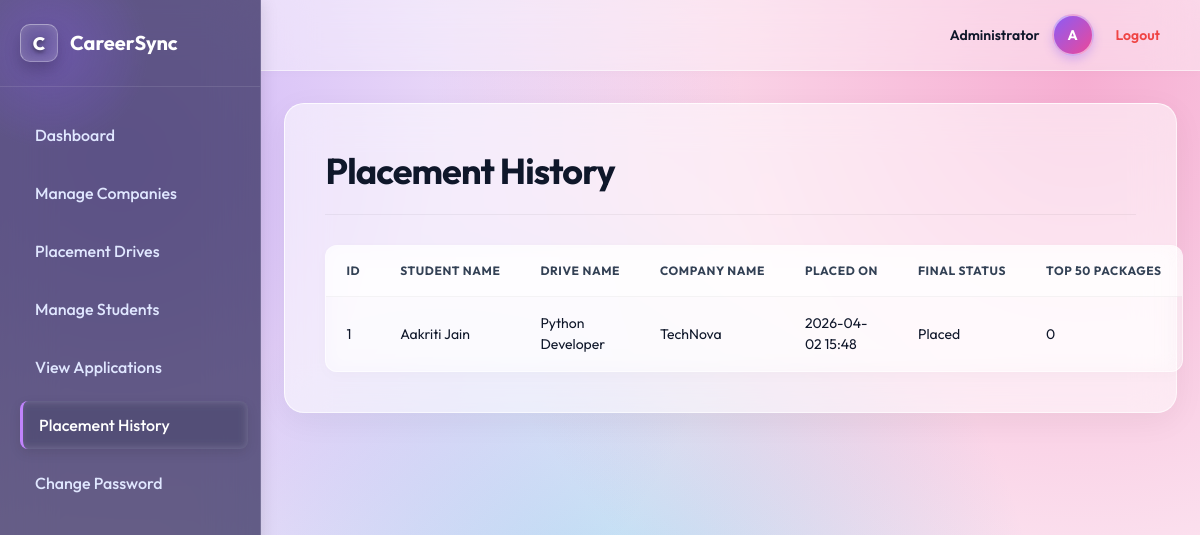
Before: /admin/placements (signed in) with the older database file.
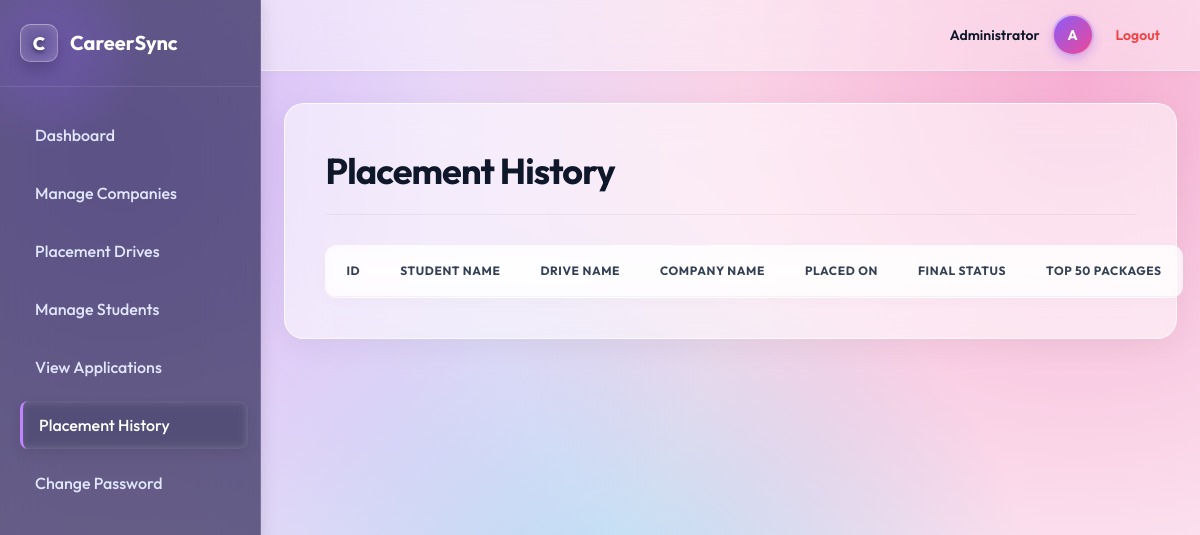
After: the same page with the newer database file.
### models.py (models this page shows)
class Placement(db.Model):
    id = db.Column(db.Integer, primary_key = True)
    student_id = db.Column(db.Integer, db.ForeignKey('student.id'), nullable = False)
    drive_id = db.Column(db.Integer, db.ForeignKey('placement_drive.id'), nullable = False)
    company_id = db.Column(db.Integer, db.ForeignKey('company.id'), nullable=False)
    placed_on = db.Column(db.DateTime, default = datetime.now(UTC))
    final_status = db.Column(db.String(50), default = "Pending")
    top_50_packages = db.Column(db.Integer, nullable = False)
    drive = db.relationship('PlacementDrive')
    company = db.relationship('Company')

class Student(db.Model):
    id = db.Column(db.Integer, primary_key = True)
    full_name = db.Column(db.String(100), nullable = False)
    email = db.Column(db.String(100), nullable = False, unique = True)
    pass_hash = db.Column(db.String(100), nullable = False )
    phone_number = db.Column(db.Integer, nullable = False)
    degree = db.Column(db.String(100), nullable = False)
    branch = db.Column(db.String(100), nullable = False)
    cgpa = db.Column(db.Float, nullable = False)
    skills = db.Column(db.String(100), nullable = False)
    resume_filename = db.Column(db.String(100), nullable = False)
    is_active = db.Column(db.Boolean, default = True)
    internship_experience = db.Column(db.String(100))
    co_curricular_achievements = db.Column(db.String(100))
    created_at = db.Column(db.DateTime, default = datetime.now(UTC))
    applications = db.relationship('Application', backref = 'student', lazy = True)
    placements = db.relationship('Placement', backref = 'student', lazy = True)

class PlacementDrive(db.Model):
    id = db.Column(db.Integer, primary_key = True)
    company_id = db.Column(db.Integer, db.ForeignKey('company.id'), nullable=False)
    job_title = db.Column(db.String(100), nullable = False)
    job_description = db.Column(db.Text, nullable = False)
    skills_required = db.Column(db.String(100), nullable = False)
    package_range = db.Column(db.String(100))
    location = db.Column(db.String(100), nullable = False)
    application_deadline = db.Column(db.DateTime, nullable = False)
    status = db.Column(db.String(50), default = "Pending")
    created_at = db.Column(db.DateTime, default = datetime.now(UTC))
    applications = db.relationship('Application', backref = 'drive', lazy = True)
    eligibility_criteria = db.Column(db.String(100), nullable = False)

class Company(db.Model):
    id = db.Column(db.Integer, primary_key = True)
    company_name = db.Column(db.String(100), nullable = False)
    email = db.Column(db.String(100), nullable = False, unique = True)
    pass_hash = db.Column(db.String(100), nullable = False )
    hr_contact = db.Column(db.Integer, nullable = False)
    website = db.Column(db.String(100), nullable = False)
    domain = db.Column(db.String(100), nullable = False)
    description = db.Column(db.Text, nullable = False)
    approval_status = db.Column(db.String(50), default = "Pending")
    is_active = db.Column(db.Boolean, default = True)
    created_at = db.Column(db.DateTime, default = datetime.now(UTC))
    type_of_employment = db.Column(db.String(100))
    drives = db.relationship('PlacementDrive', backref = 'company', lazy = True)

### app.py (the view)
@app.route("/admin/placements")
def admin_placements():
    if not admin_logged_in():
        flash("Unauthorized access.")
        return redirect(url_for("login"))
    placements = Placement.query.all()
    return render_template("admin_placements.html", placements = placements)

### app.py (called while the page is built)
def admin_logged_in():
    return "user_id" in session and session.get("role") =="admin"

### templates/admin_placements.html (shortened to what this page needs)
{% extends "base.html" %}
{% block content %}
<h1>Placement History</h1>
<table>
    <tr>
        <th>ID</th>
        <th>Student Name</th>
        <th>Drive Name</th>
        <th>Company Name</th>
        <th>Placed On</th>
        <th>Final Status</th>
        <th>Top 50 Packages</th>
    </tr>
    {% for placement in placements %}
    <tr>
        <td>{{ placement.id }}</td>
        <td>{{ placement.student.full_name }}</td>
        <td>{{ placement.drive.job_title }}</td>
        <td>{{ placement.company.company_name }}</td>
        <td>{{ placement.placed_on.strftime('%Y-%m-%d %H:%M') if placement.placed_on else '' }}</td>
        <td>{{ placement.final_status }}</td>
        <td>{{ placement.top_50_packages }}</td>
    </tr>
    {% endfor %}
</table>
{% endblock %}

Changed rows visible on the page:
removed Placement: id "1", student.full_name "Aakriti Jain", drive.job_title "Python Developer", company.company_name "TechNova", placed_on "2026-04-02 15:48", final_status "Placed", top_50_packages "0"
